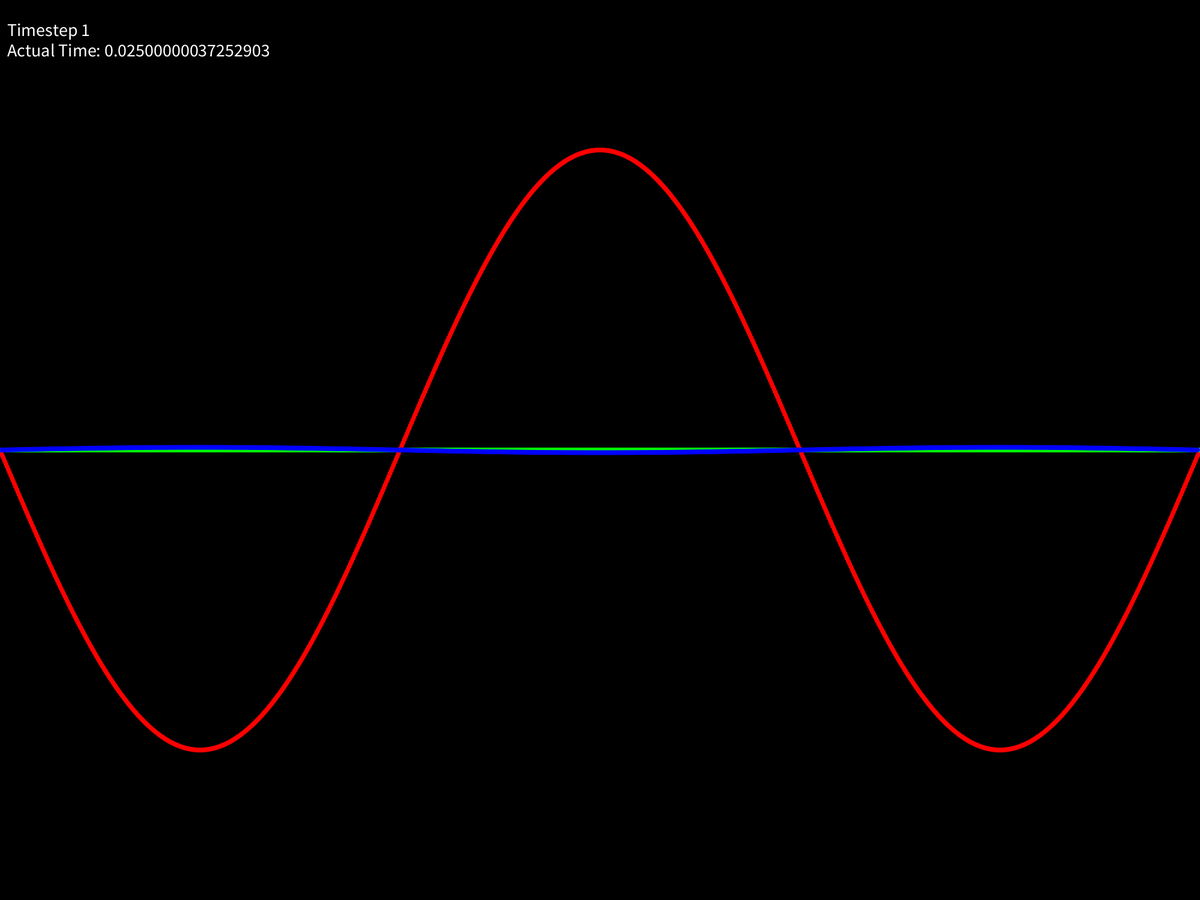
Frame 1 (no input)
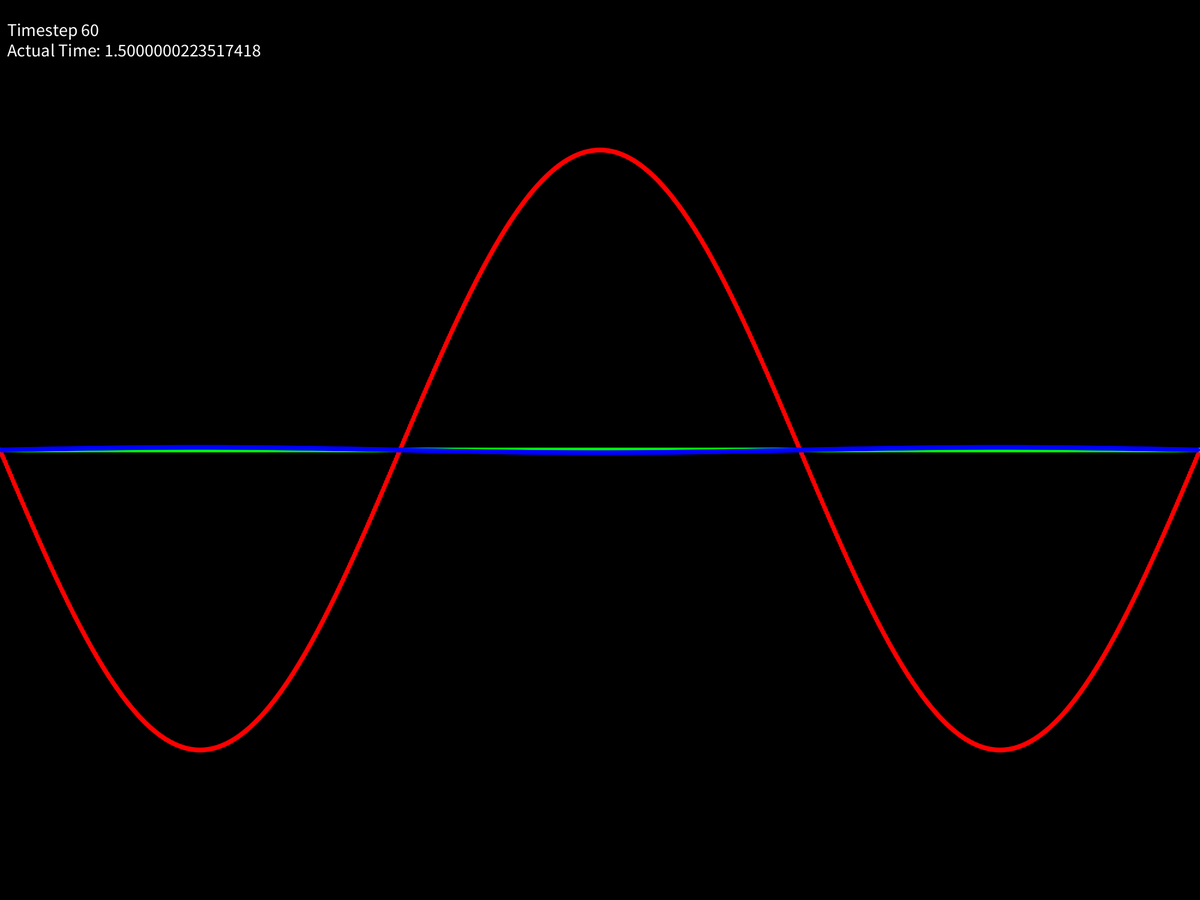
Frame 60 (the mouse pressed at the canvas centre just before this capture)
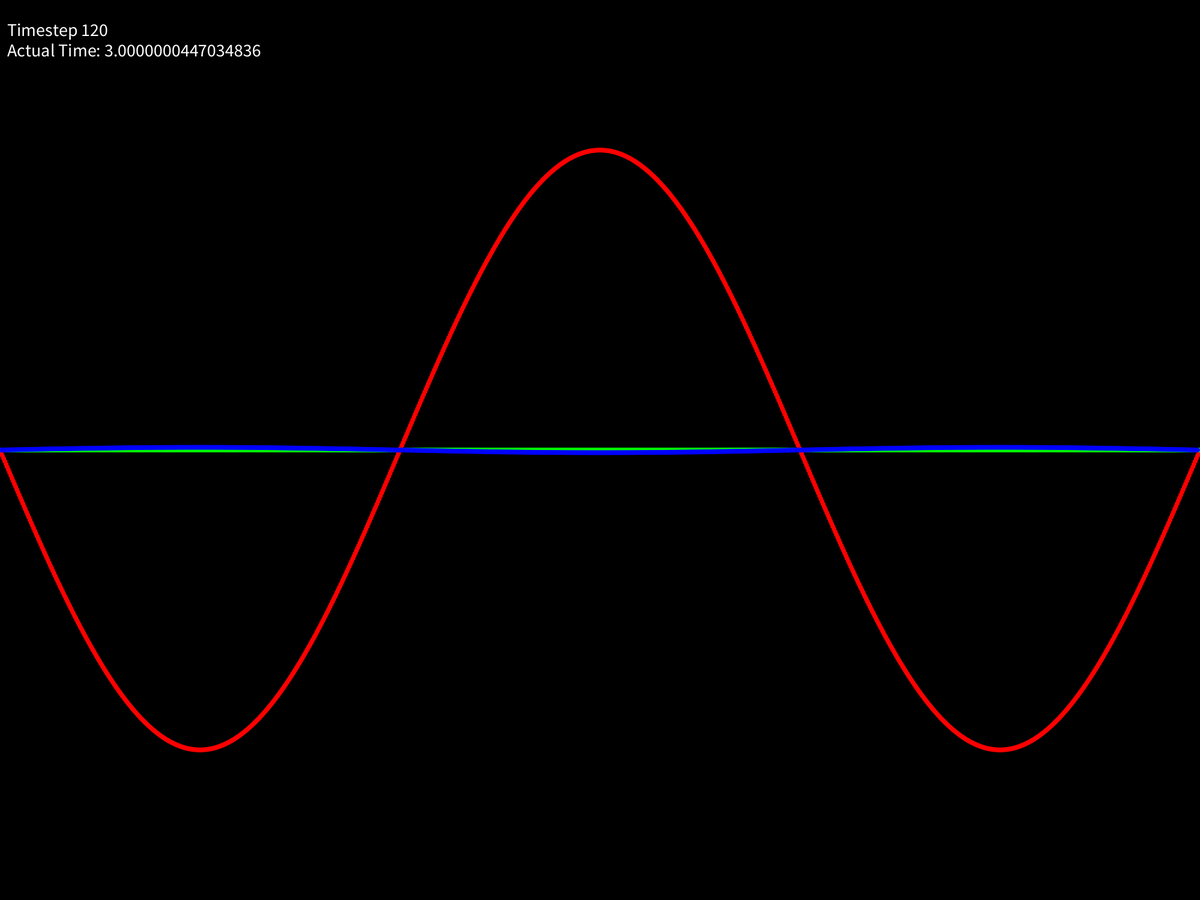
Frame 120 (the mouse held since frame 60 and released just before this capture)

The Processing sketch that drew these frames (run headless with seeded random() and noise(); from frame 60 on, the mouse is pressed at the canvas centre):

// Processing sketch: wave
// ── wave.pde
int numIndex=1000;
double interval=10;
double timestep=0.025;
float scale=5;
double latSpace;
Phi[] phis = new Phi[numIndex];
int counter;

void setup()
{
	size(2000, 1500);
	latSpace = (double) width / (double) numIndex;
	for(int i = 0; i < numIndex; i++)
	{
		double x = findCoordinate(i);

		double value = 100 * Math.cos(3 * Math.PI * x / interval);
		double dot=0;

		phis[i] = new Phi(value,dot);
	}
	counter = 0;
	frameRate(1000);
}

void draw()
{
	background(0);
	timeEvolve();
	counter++;
	textSize(30);
	fill(255);
	text("Timestep " + counter + "\nActual Time: " + counter * timestep, 12, 60);

	render();
}

void timeEvolve()
{
	//println("oldDot: " + phis[numIndex/2].getDot());
	/*
	Phi[] temphalf = new Phi[numIndex];
	temphalf[0] = phis[0];
	temphalf[numIndex-1] = phis[numIndex-1];
	println("spaceDerivative: " + phis[500].spaceDerivative(phis[500-1],phis[500+1]));

	for(int i = 1; i < numIndex - 1; i++)
	{
		temphalf[i] = phis[i].evolve(phis[i-1],phis[i+1],(double)1/(double)2,i,0);
	}
	for(int i = 1; i < numIndex - 1; i++)
	{
		phis[i] = phis[i].evolve(temphalf[i-1],temphalf[i+1],(double)1,i,1);
	}
	*/
	Phi[] temp = new Phi[numIndex];
	temp[0] = phis[0];
	temp[numIndex - 1] = phis[numIndex - 1];
	for(int i = 1; i < numIndex - 1; i++)
	{
		temp[i] = phis[i];
	}
	for(int i = 1; i < numIndex - 1; i++)
	{
		phis[i] = temp[i].evolve(temp[i-1],temp[i+1], (double)1,i,1);
	}
}

double findCoordinate(int i)
{
	i = i - numIndex / 2;
	return (double) i * (double) interval / (double) numIndex;
}

float findDisplayX(int index)
{
	return (float) index * (float) latSpace;
}

float findDisplayY(double y)
{
	return (float)(height / 2) - scale * (float) y;
}

float findDisplayYTest(double y)
{
	return (float)(height / 2) - scale * (float) y * 100;
}

void render()
{
	noStroke();

	for(int i = 0; i < numIndex; i++)
	{
		//Access the x and y coordinates of the each state
		double x = findCoordinate(i);
		double y = phis[i].getValue();
		double dot = phis[i].getDot();

		fill(255,0,0);
		ellipse(findDisplayX(i), findDisplayY(y), 8, 8);
		fill(0,255,0);
		ellipse(findDisplayX(i), findDisplayY(dot), 8, 8);
	}
	for(int i = 1; i < numIndex - 1; i++)
	{
		fill(0,0,255);
		ellipse(findDisplayX(i), findDisplayYTest(phis[i].spaceDerivative(phis[i-1],phis[i+1])), 8, 8);
	}
	//println("newDot: " + phis[numIndex/2].getDot() + ", phiDoubleX" + phis[numIndex/2].spaceDerivative(phis[numIndex/2 - 1], phis[numIndex/2 + 1]));
}

class Phi
{
	double value;
	double dot;

	Phi(double value, double dot)
	{
		this.value = value;
		this.dot = dot;
	}

	double spaceDerivative(Phi left, Phi right)
	{
		double temp = right.getValue() + left.getValue() - 2 * this.value;
		return temp;
		//return phis[index+1] + phis[index-1] - 2 * phis[index];
	}

	Phi evolve(Phi left, Phi right, double frac, int index, int status)
	{
		double phiDoubleX = spaceDerivative(left,right);
		double newValue = this.value + frac * timestep * this.dot;
		double newDot = this.dot + frac * timestep * phiDoubleX;
		if(index == 500 && status == 1)
			println("new: " + newDot + "old: " + this.dot + "phiDouble: " + phiDoubleX, "left: " + left.getValue(), "right: " + right.getValue() + "this: " + this.value);
		return new Phi(newValue,newDot);
	}

	//get-setters
	double getValue()
	{
		return value;
	}
	double getDot()
	{
		return dot;
	}
	void setValue(double value)
	{
		this.value = value;
	}
	void setDot(double dot)
	{
		this.dot = dot;
	}

	String toString()
	{
		return "" + value + "," + dot;
	}
}
